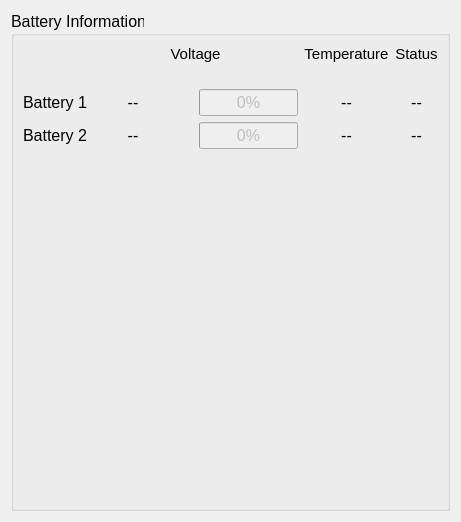
      <widget class="QWidget" name="tab_managerPage3">
       <layout class="QGridLayout" name="gridLayout_4">
        <item row="0" column="0">
         <widget class="QGroupBox" name="groupBox_robotStatus">
          <property name="font">
           <font>
            <pointsize>12</pointsize>
           </font>
          </property>
          <property name="title">
           <string>Battery Information</string>
          </property>
          <layout class="QGridLayout" name="gridLayout_10">
           <item row="0" column="0">
            <layout class="QGridLayout" name="gridLayout_7">
             <item row="0" column="3">
              <widget class="QLabel" name="label_19">
               <property name="font">
                <font>
                 <pointsize>11</pointsize>
                </font>
               </property>
               <property name="text">
                <string>Status</string>
               </property>
               <property name="alignment">
                <set>Qt::AlignCenter</set>
               </property>
              </widget>
             </item>
             <item row="3" column="3">
              <widget class="QLabel" name="label_statusBattery2">
               <property name="text">
                <string>--</string>
               </property>
               <property name="alignment">
                <set>Qt::AlignCenter</set>
               </property>
              </widget>
             </item>
             <item row="0" column="2">
              <widget class="QLabel" name="label_8">
               <property name="font">
                <font>
                 <pointsize>11</pointsize>
                </font>
               </property>
               <property name="text">
                <string>Temperature</string>
               </property>
               <property name="alignment">
                <set>Qt::AlignCenter</set>
               </property>
              </widget>
             </item>
             <item row="1" column="0" colspan="4">
              <spacer name="horizontalSpacer_2">
               <property name="orientation">
                <enum>Qt::Horizontal</enum>
               </property>
               <property name="sizeHint" stdset="0">
                <size>
                 <width>40</width>
                 <height>20</height>
                </size>
               </property>
              </spacer>
             </item>
             <item row="3" column="2">
              <widget class="QLabel" name="label_tempBattery2">
               <property name="text">
                <string>--</string>
               </property>
               <property name="alignment">
                <set>Qt::AlignCenter</set>
               </property>
              </widget>
             </item>
             <item row="2" column="2">
              <widget class="QLabel" name="label_tempBattery1">
               <property name="text">
                <string>--</string>
               </property>
               <property name="alignment">
                <set>Qt::AlignCenter</set>
               </property>
              </widget>
             </item>
             <item row="3" column="0">
              <widget class="QLabel" name="label_17">
               <property name="text">
                <string>Battery 2</string>
               </property>
              </widget>
             </item>
             <item row="2" column="0">
              <widget class="QLabel" name="label_5">
               <property name="text">
                <string>Battery 1</string>
               </property>
              </widget>
             </item>
             <item row="2" column="3">
              <widget class="QLabel" name="label_statusBattery1">
               <property name="text">
                <string>--</string>
               </property>
               <property name="alignment">
                <set>Qt::AlignCenter</set>
               </property>
              </widget>
             </item>
             <item row="0" column="1">
              <widget class="QLabel" name="label_7">
               <property name="font">
                <font>
                 <pointsize>11</pointsize>
                </font>
               </property>
               <property name="text">
                <string>Voltage</string>
               </property>
               <property name="alignment">
                <set>Qt::AlignCenter</set>
               </property>
              </widget>
             </item>
             <item row="2" column="1">
              <layout class="QHBoxLayout" name="horizontalLayout_2">
               <item>
                <widget class="QLabel" name="label_volBattery1">
                 <property name="sizePolicy">
                  <sizepolicy hsizetype="Maximum" vsizetype="Fixed">
                   <horstretch>0</horstretch>
                   <verstretch>0</verstretch>
                  </sizepolicy>
                 </property>
                 <property name="maximumSize">
                  <size>
                   <width>80</width>
                   <height>16777215</height>
                  </size>
                 </property>
                 <property name="text">
                  <string>          --          </string>
                 </property>
                 <property name="alignment">
                  <set>Qt::AlignCenter</set>
                 </property>
                </widget>
               </item>
               <item>
                <spacer name="horizontalSpacer_4">
                 <property name="orientation">
                  <enum>Qt::Horizontal</enum>
                 </property>
                 <property name="sizeType">
                  <enum>QSizePolicy::Minimum</enum>
                 </property>
                 <property name="sizeHint" stdset="0">
                  <size>
                   <width>20</width>
                   <height>20</height>
                  </size>
                 </property>
                </spacer>
               </item>
               <item>
                <widget class="QProgressBar" name="progressBar_battery1">
                 <property name="enabled">
                  <bool>false</bool>
                 </property>
                 <property name="sizePolicy">
                  <sizepolicy hsizetype="Minimum" vsizetype="Fixed">
                   <horstretch>0</horstretch>
                   <verstretch>0</verstretch>
                  </sizepolicy>
                 </property>
                 <property name="minimumSize">
                  <size>
                   <width>80</width>
                   <height>0</height>
                  </size>
                 </property>
                 <property name="value">
                  <number>0</number>
                 </property>
                </widget>
               </item>
              </layout>
             </item>
             <item row="3" column="1">
              <layout class="QHBoxLayout" name="horizontalLayout_3">
               <item>
                <widget class="QLabel" name="label_volBattery2">
                 <property name="sizePolicy">
                  <sizepolicy hsizetype="Maximum" vsizetype="Fixed">
                   <horstretch>0</horstretch>
                   <verstretch>0</verstretch>
                  </sizepolicy>
                 </property>
                 <property name="maximumSize">
                  <size>
                   <width>80</width>
                   <height>16777215</height>
                  </size>
                 </property>
                 <property name="text">
                  <string>          --          </string>
                 </property>
                 <property name="alignment">
                  <set>Qt::AlignCenter</set>
                 </property>
                </widget>
               </item>
               <item>
                <spacer name="horizontalSpacer_3">
                 <property name="orientation">
                  <enum>Qt::Horizontal</enum>
                 </property>
                 <property name="sizeType">
                  <enum>QSizePolicy::Minimum</enum>
                 </property>
                 <property name="sizeHint" stdset="0">
                  <size>
                   <width>20</width>
                   <height>20</height>
                  </size>
                 </property>
                </spacer>
               </item>
               <item>
                <widget class="QProgressBar" name="progressBar_battery2">
                 <property name="enabled">
                  <bool>false</bool>
                 </property>
                 <property name="sizePolicy">
                  <sizepolicy hsizetype="Minimum" vsizetype="Fixed">
                   <horstretch>0</horstretch>
                   <verstretch>0</verstretch>
                  </sizepolicy>
                 </property>
                 <property name="minimumSize">
                  <size>
                   <width>80</width>
                   <height>0</height>
                  </size>
                 </property>
                 <property name="value">
                  <number>0</number>
                 </property>
                </widget>
               </item>
              </layout>
             </item>
            </layout>
           </item>
           <item row="2" column="0">
            <spacer name="verticalSpacer_2">
             <property name="orientation">
              <enum>Qt::Vertical</enum>
             </property>
             <property name="sizeType">
              <enum>QSizePolicy::MinimumExpanding</enum>
             </property>
             <property name="sizeHint" stdset="0">
              <size>
               <width>20</width>
               <height>350</height>
              </size>
             </property>
            </spacer>
           </item>
          </layout>
         </widget>
        </item>
       </layout>
      </widget>
